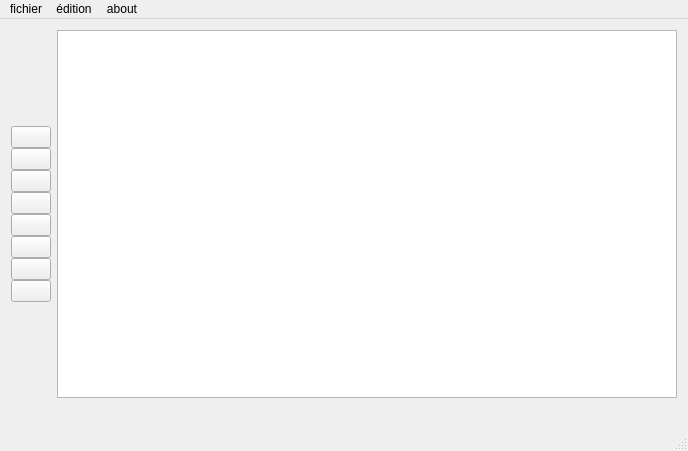
<?xml version="1.0" encoding="UTF-8"?>
<ui version="4.0">
 <class>MainWindow</class>
 <widget class="QMainWindow" name="MainWindow">
  <property name="geometry">
   <rect>
    <x>0</x>
    <y>0</y>
    <width>688</width>
    <height>451</height>
   </rect>
  </property>
  <property name="windowTitle">
   <string>Projet Image</string>
  </property>
  <widget class="QWidget" name="centralWidget">
   <layout class="QGridLayout" name="gridLayout">
    <item row="0" column="0">
     <layout class="QGridLayout" name="gridLayout_2">
      <property name="sizeConstraint">
       <enum>QLayout::SetNoConstraint</enum>
      </property>
      <property name="topMargin">
       <number>75</number>
      </property>
      <property name="rightMargin">
       <number>0</number>
      </property>
      <property name="bottomMargin">
       <number>75</number>
      </property>
      <property name="spacing">
       <number>0</number>
      </property>
      <item row="11" column="0">
       <widget class="QPushButton" name="histogramme">
        <property name="autoFillBackground">
         <bool>false</bool>
        </property>
        <property name="text">
         <string/>
        </property>
        <property name="autoDefault">
         <bool>false</bool>
        </property>
        <property name="default">
         <bool>false</bool>
        </property>
        <property name="flat">
         <bool>false</bool>
        </property>
       </widget>
      </item>
      <item row="7" column="0">
       <widget class="QPushButton" name="flou">
        <property name="autoFillBackground">
         <bool>false</bool>
        </property>
        <property name="text">
         <string/>
        </property>
        <property name="autoDefault">
         <bool>false</bool>
        </property>
        <property name="default">
         <bool>false</bool>
        </property>
        <property name="flat">
         <bool>false</bool>
        </property>
       </widget>
      </item>
      <item row="0" column="0">
       <spacer name="verticalSpacer_2">
        <property name="orientation">
         <enum>Qt::Vertical</enum>
        </property>
        <property name="sizeHint" stdset="0">
         <size>
          <width>20</width>
          <height>40</height>
         </size>
        </property>
       </spacer>
      </item>
      <item row="8" column="0">
       <widget class="QPushButton" name="fusion">
        <property name="autoFillBackground">
         <bool>false</bool>
        </property>
        <property name="text">
         <string/>
        </property>
        <property name="autoDefault">
         <bool>false</bool>
        </property>
        <property name="default">
         <bool>false</bool>
        </property>
        <property name="flat">
         <bool>false</bool>
        </property>
       </widget>
      </item>
      <item row="1" column="0">
       <widget class="QPushButton" name="ouvrir">
        <property name="autoFillBackground">
         <bool>false</bool>
        </property>
        <property name="text">
         <string/>
        </property>
        <property name="autoDefault">
         <bool>false</bool>
        </property>
        <property name="default">
         <bool>false</bool>
        </property>
        <property name="flat">
         <bool>false</bool>
        </property>
       </widget>
      </item>
      <item row="5" column="0">
       <widget class="QPushButton" name="pipette">
        <property name="autoFillBackground">
         <bool>false</bool>
        </property>
        <property name="text">
         <string/>
        </property>
        <property name="autoDefault">
         <bool>false</bool>
        </property>
        <property name="default">
         <bool>false</bool>
        </property>
        <property name="flat">
         <bool>false</bool>
        </property>
       </widget>
      </item>
      <item row="3" column="0">
       <widget class="QPushButton" name="enregistrer">
        <property name="autoFillBackground">
         <bool>false</bool>
        </property>
        <property name="text">
         <string/>
        </property>
        <property name="autoDefault">
         <bool>false</bool>
        </property>
        <property name="default">
         <bool>false</bool>
        </property>
        <property name="flat">
         <bool>false</bool>
        </property>
       </widget>
      </item>
      <item row="4" column="0">
       <widget class="QPushButton" name="couper">
        <property name="autoFillBackground">
         <bool>false</bool>
        </property>
        <property name="text">
         <string/>
        </property>
        <property name="checkable">
         <bool>false</bool>
        </property>
        <property name="autoDefault">
         <bool>false</bool>
        </property>
        <property name="default">
         <bool>false</bool>
        </property>
        <property name="flat">
         <bool>false</bool>
        </property>
       </widget>
      </item>
      <item row="13" column="0">
       <spacer name="verticalSpacer">
        <property name="orientation">
         <enum>Qt::Vertical</enum>
        </property>
        <property name="sizeHint" stdset="0">
         <size>
          <width>20</width>
          <height>40</height>
         </size>
        </property>
       </spacer>
      </item>
      <item row="6" column="0">
       <widget class="QPushButton" name="gris">
        <property name="autoFillBackground">
         <bool>false</bool>
        </property>
        <property name="text">
         <string/>
        </property>
        <property name="autoDefault">
         <bool>false</bool>
        </property>
        <property name="default">
         <bool>false</bool>
        </property>
        <property name="flat">
         <bool>false</bool>
        </property>
       </widget>
      </item>
     </layout>
    </item>
    <item row="0" column="1">
     <widget class="MyGraphicsView" name="graphicsView">
      <property name="sizePolicy">
       <sizepolicy hsizetype="Expanding" vsizetype="Expanding">
        <horstretch>0</horstretch>
        <verstretch>0</verstretch>
       </sizepolicy>
      </property>
      <property name="minimumSize">
       <size>
        <width>0</width>
        <height>0</height>
       </size>
      </property>
     </widget>
    </item>
    <item row="1" column="1">
     <widget class="QLabel" name="label">
      <property name="text">
       <string/>
      </property>
     </widget>
    </item>
   </layout>
  </widget>
  <widget class="QMenuBar" name="menuBar">
   <property name="geometry">
    <rect>
     <x>0</x>
     <y>0</y>
     <width>688</width>
     <height>19</height>
    </rect>
   </property>
   <widget class="QMenu" name="menuFichier">
    <property name="title">
     <string>fichier</string>
    </property>
    <addaction name="actionOuvrir_2"/>
    <addaction name="actionEnregistrer"/>
    <addaction name="actionEnregistrer_sous"/>
    <addaction name="actionFermer"/>
    <addaction name="separator"/>
   </widget>
   <widget class="QMenu" name="menu_dition">
    <property name="title">
     <string>édition</string>
    </property>
    <widget class="QMenu" name="menuFiltres">
     <property name="title">
      <string>filtres</string>
     </property>
     <widget class="QMenu" name="menuFlou_2">
      <property name="title">
       <string>flou</string>
      </property>
      <widget class="QMenu" name="menuGaussien">
       <property name="title">
        <string>gaussien</string>
       </property>
       <addaction name="actionFlouGaussLeger"/>
       <addaction name="actionFlouGaussMoyen"/>
       <addaction name="actionFlouGaussFort"/>
      </widget>
      <widget class="QMenu" name="menuMoyenneur">
       <property name="title">
        <string>moyenneur</string>
       </property>
       <addaction name="actionFlouMoyLeger"/>
       <addaction name="actionFlouMoyMoyen"/>
       <addaction name="actionFlouMoyFort"/>
      </widget>
      <addaction name="menuGaussien"/>
      <addaction name="menuMoyenneur"/>
     </widget>
     <widget class="QMenu" name="menuGradients">
      <property name="title">
       <string>gradients</string>
      </property>
      <addaction name="actionGradientX"/>
      <addaction name="actionGradientY"/>
      <addaction name="actionDetectionContours"/>
     </widget>
     <addaction name="actionPasse_haut"/>
     <addaction name="actionRehaussement"/>
     <addaction name="menuFlou_2"/>
     <addaction name="menuGradients"/>
    </widget>
    <addaction name="actionHistogramme"/>
    <addaction name="actionNiveau_de_gris"/>
    <addaction name="actionFusion"/>
    <addaction name="actionPipette"/>
    <addaction name="menuFiltres"/>
    <addaction name="actionEtalement"/>
    <addaction name="actionEgalisation"/>
   </widget>
   <widget class="QMenu" name="menuAbout">
    <property name="title">
     <string>about</string>
    </property>
   </widget>
   <addaction name="menuFichier"/>
   <addaction name="menu_dition"/>
   <addaction name="menuAbout"/>
  </widget>
  <widget class="QStatusBar" name="statusBar"/>
  <action name="actionEnregistrer">
   <property name="text">
    <string>enregistrer</string>
   </property>
  </action>
  <action name="actionFermer">
   <property name="text">
    <string>fermer</string>
   </property>
  </action>
  <action name="actionEnregistrer_sous">
   <property name="text">
    <string>enregistrer sous</string>
   </property>
  </action>
  <action name="actionKjshg">
   <property name="text">
    <string>kjshg</string>
   </property>
  </action>
  <action name="actionOuvrir_2">
   <property name="text">
    <string>ouvrir</string>
   </property>
  </action>
  <action name="actionHistogramme">
   <property name="text">
    <string>histogramme</string>
   </property>
  </action>
  <action name="actionNiveau_de_gris">
   <property name="text">
    <string>niveau de gris</string>
   </property>
  </action>
  <action name="actionFusion">
   <property name="text">
    <string>fusion</string>
   </property>
  </action>
  <action name="actionPipette">
   <property name="text">
    <string>pipette</string>
   </property>
  </action>
  <action name="actionFlouGaussLeger">
   <property name="text">
    <string>léger</string>
   </property>
  </action>
  <action name="actionFlouGaussMoyen">
   <property name="text">
    <string>moyen</string>
   </property>
  </action>
  <action name="actionFlouGaussFort">
   <property name="text">
    <string>fort</string>
   </property>
  </action>
  <action name="actionPasse_haut">
   <property name="text">
    <string>passe haut</string>
   </property>
  </action>
  <action name="actionLeger">
   <property name="text">
    <string>leger</string>
   </property>
  </action>
  <action name="actionL">
   <property name="text">
    <string>l</string>
   </property>
  </action>
  <action name="actionFlouMoyLeger">
   <property name="text">
    <string>leger</string>
   </property>
  </action>
  <action name="actionFlouMoyMoyen">
   <property name="text">
    <string>moyen</string>
   </property>
  </action>
  <action name="actionFlouMoyFort">
   <property name="text">
    <string>fort</string>
   </property>
  </action>
  <action name="actionRehaussement">
   <property name="text">
    <string>réhaussement</string>
   </property>
  </action>
  <action name="actionGradientX">
   <property name="text">
    <string>X</string>
   </property>
  </action>
  <action name="actionGradientY">
   <property name="text">
    <string>Y</string>
   </property>
  </action>
  <action name="actionDetectionContours">
   <property name="text">
    <string>Détection de contours</string>
   </property>
  </action>
  <action name="actionEtalement">
   <property name="text">
    <string>Etalement</string>
   </property>
  </action>
  <action name="actionEgalisation">
   <property name="text">
    <string>Egalisation</string>
   </property>
  </action>
 </widget>
 <layoutdefault spacing="6" margin="11"/>
 <customwidgets>
  <customwidget>
   <class>MyGraphicsView</class>
   <extends>QGraphicsView</extends>
   <header>mygraphicsview.h</header>
  </customwidget>
 </customwidgets>
 <resources/>
 <connections/>
</ui>
